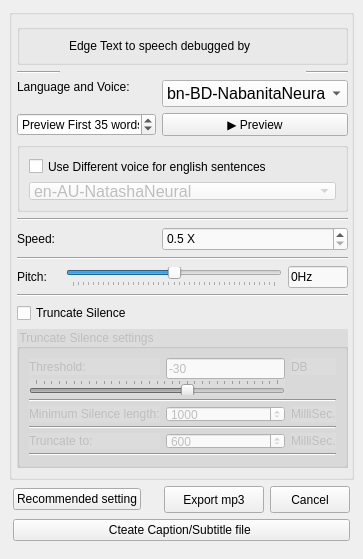
<?xml version="1.0" encoding="UTF-8"?>
<ui version="4.0">
 <class>MainWindow</class>
 <widget class="QMainWindow" name="MainWindow">
  <property name="geometry">
   <rect>
    <x>0</x>
    <y>0</y>
    <width>363</width>
    <height>559</height>
   </rect>
  </property>
  <property name="windowTitle">
   <string>Text to Speech</string>
  </property>
  <property name="windowIcon">
   <iconset>
    <normaloff>Imgs/kontho ico.ico</normaloff>Imgs/kontho ico.ico</iconset>
  </property>
  <widget class="QWidget" name="centralwidget">
   <layout class="QGridLayout" name="gridLayout">
    <item row="1" column="0">
     <layout class="QGridLayout" name="gridLayout_2">
      <property name="leftMargin">
       <number>4</number>
      </property>
      <property name="rightMargin">
       <number>4</number>
      </property>
      <property name="bottomMargin">
       <number>9</number>
      </property>
      <item row="0" column="3">
       <widget class="QPushButton" name="cancel_pushButton">
        <property name="minimumSize">
         <size>
          <width>0</width>
          <height>27</height>
         </size>
        </property>
        <property name="styleSheet">
         <string notr="true">QPushButton{
 padding-top:2px;
	font: 10pt &quot;MS Shell Dlg 2l&quot;;
 color: white;
background-color:qlineargradient(spread:pad, x1:1, y1:0, x2:1, y2:1, stop:0 rgba(0, 244, 255, 255), stop:1 rgba(3, 115, 255, 255));

border:1px solid rgb(253, 254, 254);

border-radius:5px;
}
QPushButton:hover{
color: qlineargradient(spread:pad, x1:0, y1:0, x2:1, y2:1, stop:0 rgba(63, 63, 63, 255), stop:1 rgba(33, 33, 33, 255));
 background-color: qlineargradient(spread:pad, x1:0.505636, y1:0.221, x2:0.431818, y2:1, stop:0 rgba(89, 255, 255, 255), stop:1 rgba(60, 138, 255, 255));

}

QPushButton:pressed{
background-color: qlineargradient(spread:pad, x1:0.767, y1:1, x2:1, y2:0, stop:0 rgba(0, 244, 255, 255), stop:1 rgba(3, 115, 255, 255));\n&quot;

}</string>
        </property>
        <property name="text">
         <string>Cancel</string>
        </property>
       </widget>
      </item>
      <item row="0" column="0">
       <widget class="QPushButton" name="ReSepushButton">
        <property name="minimumSize">
         <size>
          <width>0</width>
          <height>22</height>
         </size>
        </property>
        <property name="styleSheet">
         <string notr="true"/>
        </property>
        <property name="text">
         <string>Recommended setting</string>
        </property>
       </widget>
      </item>
      <item row="0" column="1">
       <widget class="QLabel" name="Signal_label">
        <property name="text">
         <string/>
        </property>
       </widget>
      </item>
      <item row="0" column="2">
       <widget class="QPushButton" name="Export_Button">
        <property name="minimumSize">
         <size>
          <width>100</width>
          <height>27</height>
         </size>
        </property>
        <property name="styleSheet">
         <string notr="true">QPushButton{
 padding-top:2px;
	font: 10pt &quot;MS Shell Dlg 2l&quot;;
 color: white;
background-color:qlineargradient(spread:pad, x1:1, y1:0, x2:1, y2:1, stop:0 rgba(0, 244, 255, 255), stop:1 rgba(3, 115, 255, 255));

border:1px solid rgb(253, 254, 254);

border-radius:5px;
}
QPushButton:hover{
color: qlineargradient(spread:pad, x1:0, y1:0, x2:1, y2:1, stop:0 rgba(63, 63, 63, 255), stop:1 rgba(33, 33, 33, 255));
 background-color: qlineargradient(spread:pad, x1:0.505636, y1:0.221, x2:0.431818, y2:1, stop:0 rgba(89, 255, 255, 255), stop:1 rgba(60, 138, 255, 255));

}

QPushButton:pressed{
background-color: qlineargradient(spread:pad, x1:0.767, y1:1, x2:1, y2:0, stop:0 rgba(0, 244, 255, 255), stop:1 rgba(3, 115, 255, 255));\n&quot;

}</string>
        </property>
        <property name="text">
         <string>Export mp3</string>
        </property>
       </widget>
      </item>
      <item row="1" column="0" colspan="4">
       <widget class="QPushButton" name="CreateSubtitleFilePushButton">
        <property name="text">
         <string>Cteate Caption/Subtitle file </string>
        </property>
       </widget>
      </item>
     </layout>
    </item>
    <item row="0" column="0">
     <widget class="QGroupBox" name="groupBox_7">
      <property name="minimumSize">
       <size>
        <width>345</width>
        <height>430</height>
       </size>
      </property>
      <property name="maximumSize">
       <size>
        <width>400</width>
        <height>7000</height>
       </size>
      </property>
      <property name="title">
       <string/>
      </property>
      <layout class="QGridLayout" name="gridLayout_4">
       <property name="leftMargin">
        <number>5</number>
       </property>
       <property name="rightMargin">
        <number>3</number>
       </property>
       <item row="14" column="0" colspan="7">
        <widget class="QGroupBox" name="groupBox_11">
         <property name="enabled">
          <bool>false</bool>
         </property>
         <property name="minimumSize">
          <size>
           <width>0</width>
           <height>138</height>
          </size>
         </property>
         <property name="styleSheet">
          <string notr="true">background-color: rgb(220, 220, 220);</string>
         </property>
         <property name="title">
          <string>Truncate Silence settings</string>
         </property>
         <layout class="QGridLayout" name="gridLayout_5">
          <property name="horizontalSpacing">
           <number>6</number>
          </property>
          <property name="verticalSpacing">
           <number>4</number>
          </property>
          <item row="0" column="0">
           <widget class="QLabel" name="label_2">
            <property name="styleSheet">
             <string notr="true">font: 12pt &quot;MS Shell Dlg 2&quot;;</string>
            </property>
            <property name="text">
             <string>Threshold:</string>
            </property>
           </widget>
          </item>
          <item row="3" column="0">
           <widget class="QLabel" name="label_5">
            <property name="styleSheet">
             <string notr="true">font: 11pt &quot;MS Shell Dlg 2&quot;;</string>
            </property>
            <property name="text">
             <string>Minimum Silence length:</string>
            </property>
           </widget>
          </item>
          <item row="3" column="2">
           <widget class="QLabel" name="label_6">
            <property name="styleSheet">
             <string notr="true">font: 12pt &quot;MS Shell Dlg 2&quot;;</string>
            </property>
            <property name="text">
             <string>MilliSec.</string>
            </property>
           </widget>
          </item>
          <item row="8" column="0" colspan="3">
           <widget class="Line" name="line_3">
            <property name="orientation">
             <enum>Qt::Horizontal</enum>
            </property>
           </widget>
          </item>
          <item row="1" column="0" colspan="2">
           <widget class="QSlider" name="horizontalSlider_2">
            <property name="minimum">
             <number>-50</number>
            </property>
            <property name="maximum">
             <number>-18</number>
            </property>
            <property name="value">
             <number>-30</number>
            </property>
            <property name="orientation">
             <enum>Qt::Horizontal</enum>
            </property>
            <property name="tickPosition">
             <enum>QSlider::TicksAbove</enum>
            </property>
            <property name="tickInterval">
             <number>1</number>
            </property>
           </widget>
          </item>
          <item row="2" column="0" colspan="3">
           <widget class="Line" name="line">
            <property name="orientation">
             <enum>Qt::Horizontal</enum>
            </property>
           </widget>
          </item>
          <item row="6" column="0" colspan="3">
           <widget class="Line" name="line_2">
            <property name="orientation">
             <enum>Qt::Horizontal</enum>
            </property>
           </widget>
          </item>
          <item row="7" column="2">
           <widget class="QLabel" name="label_8">
            <property name="styleSheet">
             <string notr="true">font: 12pt &quot;MS Shell Dlg 2&quot;;</string>
            </property>
            <property name="text">
             <string>MilliSec.</string>
            </property>
           </widget>
          </item>
          <item row="0" column="1">
           <widget class="QLineEdit" name="Threshold_lineEdit">
            <property name="minimumSize">
             <size>
              <width>0</width>
              <height>21</height>
             </size>
            </property>
            <property name="styleSheet">
             <string notr="true">QLineEdit{

	
	font: 12pt &quot;MS Shell Dlg 2&quot;;
	
	background-color: rgb(249, 249, 249);
}</string>
            </property>
            <property name="inputMethodHints">
             <set>Qt::ImhPreferNumbers</set>
            </property>
            <property name="text">
             <string>-30</string>
            </property>
            <property name="readOnly">
             <bool>true</bool>
            </property>
           </widget>
          </item>
          <item row="0" column="2">
           <widget class="QLabel" name="label_4">
            <property name="styleSheet">
             <string notr="true">font: 12pt &quot;MS Shell Dlg 2&quot;;</string>
            </property>
            <property name="text">
             <string>DB</string>
            </property>
           </widget>
          </item>
          <item row="7" column="0">
           <widget class="QLabel" name="label_7">
            <property name="styleSheet">
             <string notr="true">font: 11pt &quot;MS Shell Dlg 2&quot;;</string>
            </property>
            <property name="text">
             <string>Truncate to:</string>
            </property>
           </widget>
          </item>
          <item row="3" column="1">
           <widget class="QSpinBox" name="doubleSpinBox_2">
            <property name="styleSheet">
             <string notr="true">QSpinBox{

	
	font: 12pt &quot;MS Shell Dlg 2&quot;;
	
	background-color: rgb(249, 249, 249);
}</string>
            </property>
            <property name="minimum">
             <number>100</number>
            </property>
            <property name="maximum">
             <number>10000</number>
            </property>
            <property name="value">
             <number>1000</number>
            </property>
           </widget>
          </item>
          <item row="7" column="1">
           <widget class="QSpinBox" name="doubleSpinBox_3">
            <property name="styleSheet">
             <string notr="true">QSpinBox{

	
	font: 12pt &quot;MS Shell Dlg 2&quot;;
	
	background-color: rgb(249, 249, 249);
}</string>
            </property>
            <property name="minimum">
             <number>100</number>
            </property>
            <property name="maximum">
             <number>10000</number>
            </property>
            <property name="value">
             <number>600</number>
            </property>
           </widget>
          </item>
         </layout>
        </widget>
       </item>
       <item row="11" column="0">
        <widget class="QLabel" name="label">
         <property name="styleSheet">
          <string notr="true">font: 11pt &quot;MS Shell Dlg 2&quot;;</string>
         </property>
         <property name="text">
          <string>Pitch:</string>
         </property>
        </widget>
       </item>
       <item row="10" column="0" colspan="7">
        <widget class="Line" name="line_5">
         <property name="orientation">
          <enum>Qt::Horizontal</enum>
         </property>
        </widget>
       </item>
       <item row="13" column="0" colspan="5">
        <widget class="QCheckBox" name="checkBox">
         <property name="text">
          <string>Truncate Silence</string>
         </property>
         <property name="checked">
          <bool>false</bool>
         </property>
        </widget>
       </item>
       <item row="12" column="0" colspan="7">
        <widget class="Line" name="line_8">
         <property name="orientation">
          <enum>Qt::Horizontal</enum>
         </property>
        </widget>
       </item>
       <item row="2" column="6">
        <widget class="Line" name="line_7">
         <property name="orientation">
          <enum>Qt::Horizontal</enum>
         </property>
        </widget>
       </item>
       <item row="9" column="0" colspan="2">
        <widget class="QLabel" name="label_9">
         <property name="styleSheet">
          <string notr="true">font: 11pt &quot;MS Shell Dlg 2&quot;;</string>
         </property>
         <property name="text">
          <string>Speed:</string>
         </property>
        </widget>
       </item>
       <item row="3" column="3" rowspan="2" colspan="4">
        <widget class="QComboBox" name="comboBox">
         <property name="styleSheet">
          <string notr="true">QComboBox{	
	font: 12pt ;
	background-color: rgb(249, 249, 249);

}
QListView{
	background-color: rgb(225, 225, 225);
}</string>
         </property>
         <item>
          <property name="text">
           <string>bn-BD-NabanitaNeural</string>
          </property>
         </item>
         <item>
          <property name="text">
           <string>bn-BD-PradeepNeural</string>
          </property>
         </item>
         <item>
          <property name="text">
           <string>bn-IN-BashkarNeural</string>
          </property>
         </item>
         <item>
          <property name="text">
           <string>bn-IN-TanishaaNeural</string>
          </property>
         </item>
         <item>
          <property name="text">
           <string>en-AU-NatashaNeural</string>
          </property>
         </item>
         <item>
          <property name="text">
           <string>en-AU-WilliamNeural</string>
          </property>
         </item>
         <item>
          <property name="text">
           <string>en-CA-ClaraNeural</string>
          </property>
         </item>
         <item>
          <property name="text">
           <string>en-CA-LiamNeural</string>
          </property>
         </item>
         <item>
          <property name="text">
           <string>en-IN-NeerjaNeural</string>
          </property>
         </item>
         <item>
          <property name="text">
           <string>en-IN-PrabhatNeural</string>
          </property>
         </item>
         <item>
          <property name="text">
           <string>en-GB-LibbyNeural</string>
          </property>
         </item>
         <item>
          <property name="text">
           <string>en-GB-MaisieNeural</string>
          </property>
         </item>
         <item>
          <property name="text">
           <string>en-GB-RyanNeural</string>
          </property>
         </item>
         <item>
          <property name="text">
           <string>en-GB-SoniaNeural</string>
          </property>
         </item>
         <item>
          <property name="text">
           <string>en-GB-ThomasNeural</string>
          </property>
         </item>
         <item>
          <property name="text">
           <string>en-US-AnaNeural</string>
          </property>
         </item>
         <item>
          <property name="text">
           <string>en-US-AriaNeural</string>
          </property>
         </item>
         <item>
          <property name="text">
           <string>en-US-ChristopherNeural</string>
          </property>
         </item>
         <item>
          <property name="text">
           <string>en-US-EricNeural</string>
          </property>
         </item>
         <item>
          <property name="text">
           <string>en-US-GuyNeural</string>
          </property>
         </item>
         <item>
          <property name="text">
           <string>en-US-JennyNeural</string>
          </property>
         </item>
         <item>
          <property name="text">
           <string>en-US-MichelleNeural</string>
          </property>
         </item>
        </widget>
       </item>
       <item row="2" column="0">
        <widget class="Line" name="line_6">
         <property name="orientation">
          <enum>Qt::Horizontal</enum>
         </property>
        </widget>
       </item>
       <item row="8" column="0" colspan="7">
        <widget class="Line" name="line_4">
         <property name="orientation">
          <enum>Qt::Horizontal</enum>
         </property>
        </widget>
       </item>
       <item row="3" column="0" colspan="3">
        <widget class="QLabel" name="label_10">
         <property name="styleSheet">
          <string notr="true">font: 11pt &quot;MS Shell Dlg 2&quot;;</string>
         </property>
         <property name="text">
          <string>Language and Voice:</string>
         </property>
        </widget>
       </item>
       <item row="9" column="3" colspan="4">
        <widget class="QDoubleSpinBox" name="doubleSpinBox">
         <property name="minimumSize">
          <size>
           <width>0</width>
           <height>24</height>
          </size>
         </property>
         <property name="styleSheet">
          <string notr="true">QDoubleSpinBox{

	
	font: 12pt &quot;MS Shell Dlg 2&quot;;
	
	background-color: rgb(249, 249, 249);
}</string>
         </property>
         <property name="suffix">
          <string> X</string>
         </property>
         <property name="decimals">
          <number>1</number>
         </property>
         <property name="minimum">
          <double>0.500000000000000</double>
         </property>
         <property name="maximum">
          <double>1.500000000000000</double>
         </property>
         <property name="singleStep">
          <double>0.100000000000000</double>
         </property>
        </widget>
       </item>
       <item row="11" column="1" colspan="6">
        <layout class="QHBoxLayout" name="horizontalLayout">
         <item>
          <widget class="QSlider" name="Pitch_horizontalSlider">
           <property name="minimum">
            <number>-20</number>
           </property>
           <property name="maximum">
            <number>20</number>
           </property>
           <property name="orientation">
            <enum>Qt::Horizontal</enum>
           </property>
           <property name="tickPosition">
            <enum>QSlider::TicksBelow</enum>
           </property>
           <property name="tickInterval">
            <number>1</number>
           </property>
          </widget>
         </item>
         <item>
          <widget class="QLineEdit" name="Pitch_lineEdit">
           <property name="maximumSize">
            <size>
             <width>60</width>
             <height>16777215</height>
            </size>
           </property>
           <property name="styleSheet">
            <string notr="true">QLineEdit{

	
	font: 12pt &quot;MS Shell Dlg 2&quot;;
	
	background-color: rgb(249, 249, 249);
}</string>
           </property>
           <property name="text">
            <string>0Hz</string>
           </property>
           <property name="readOnly">
            <bool>true</bool>
           </property>
          </widget>
         </item>
        </layout>
       </item>
       <item row="6" column="0" colspan="7">
        <widget class="QGroupBox" name="groupBox">
         <property name="minimumSize">
          <size>
           <width>0</width>
           <height>70</height>
          </size>
         </property>
         <property name="title">
          <string/>
         </property>
         <layout class="QGridLayout" name="gridLayout_3">
          <item row="1" column="0">
           <widget class="QComboBox" name="comboBox_2">
            <property name="enabled">
             <bool>false</bool>
            </property>
            <property name="minimumSize">
             <size>
              <width>182</width>
              <height>0</height>
             </size>
            </property>
            <property name="styleSheet">
             <string notr="true">QComboBox{	
	font: 12pt ;
	background-color: rgb(249, 249, 249);

}
QListView{
	background-color: rgb(225, 225, 225);
}</string>
            </property>
            <item>
             <property name="text">
              <string>en-AU-NatashaNeural</string>
             </property>
            </item>
            <item>
             <property name="text">
              <string>en-AU-WilliamNeural</string>
             </property>
            </item>
            <item>
             <property name="text">
              <string>en-CA-ClaraNeural</string>
             </property>
            </item>
            <item>
             <property name="text">
              <string>en-CA-LiamNeural</string>
             </property>
            </item>
            <item>
             <property name="text">
              <string>en-IN-NeerjaNeural</string>
             </property>
            </item>
            <item>
             <property name="text">
              <string>en-IN-PrabhatNeural</string>
             </property>
            </item>
            <item>
             <property name="text">
              <string>en-GB-LibbyNeural</string>
             </property>
            </item>
            <item>
             <property name="text">
              <string>en-GB-MaisieNeural</string>
             </property>
            </item>
            <item>
             <property name="text">
              <string>en-GB-RyanNeural</string>
             </property>
            </item>
            <item>
             <property name="text">
              <string>en-GB-SoniaNeural</string>
             </property>
            </item>
            <item>
             <property name="text">
              <string>en-GB-ThomasNeural</string>
             </property>
            </item>
            <item>
             <property name="text">
              <string>en-US-AnaNeural</string>
             </property>
            </item>
            <item>
             <property name="text">
              <string>en-US-AriaNeural</string>
             </property>
            </item>
            <item>
             <property name="text">
              <string>en-US-ChristopherNeural</string>
             </property>
            </item>
            <item>
             <property name="text">
              <string>en-US-EricNeural</string>
             </property>
            </item>
            <item>
             <property name="text">
              <string>en-US-GuyNeural</string>
             </property>
            </item>
            <item>
             <property name="text">
              <string>en-US-JennyNeural</string>
             </property>
            </item>
            <item>
             <property name="text">
              <string>en-US-MichelleNeural</string>
             </property>
            </item>
           </widget>
          </item>
          <item row="0" column="0">
           <widget class="QCheckBox" name="UDVFES_Checkbox">
            <property name="maximumSize">
             <size>
              <width>16777215</width>
              <height>16777215</height>
             </size>
            </property>
            <property name="styleSheet">
             <string notr="true">font: 11pt &quot;MS Shell Dlg 2&quot;;</string>
            </property>
            <property name="text">
             <string>Use Different voice for english sentences</string>
            </property>
           </widget>
          </item>
         </layout>
        </widget>
       </item>
       <item row="0" column="0" rowspan="2" colspan="7">
        <widget class="QGroupBox" name="groupBox_18">
         <property name="styleSheet">
          <string notr="true">background:none;</string>
         </property>
         <property name="title">
          <string/>
         </property>
         <layout class="QHBoxLayout" name="horizontalLayout_2">
          <property name="leftMargin">
           <number>3</number>
          </property>
          <item>
           <widget class="QLabel" name="label_11">
            <property name="maximumSize">
             <size>
              <width>40</width>
              <height>40</height>
             </size>
            </property>
            <property name="text">
             <string/>
            </property>
            <property name="pixmap">
             <pixmap>Imgs/microsoft_edge_macos_bigsur_icon_189983.png</pixmap>
            </property>
            <property name="scaledContents">
             <bool>true</bool>
            </property>
           </widget>
          </item>
          <item>
           <widget class="QLabel" name="label_12">
            <property name="styleSheet">
             <string notr="true">font: 11pt &quot;MS Shell Dlg 2&quot;;</string>
            </property>
            <property name="text">
             <string>Edge Text to speech debugged by</string>
            </property>
           </widget>
          </item>
          <item>
           <widget class="QLabel" name="label_3">
            <property name="maximumSize">
             <size>
              <width>30</width>
              <height>30</height>
             </size>
            </property>
            <property name="text">
             <string/>
            </property>
            <property name="pixmap">
             <pixmap>Imgs/kontho ico.ico</pixmap>
            </property>
            <property name="scaledContents">
             <bool>true</bool>
            </property>
           </widget>
          </item>
         </layout>
        </widget>
       </item>
       <item row="5" column="0" colspan="3">
        <widget class="QSpinBox" name="spinBox">
         <property name="suffix">
          <string> words</string>
         </property>
         <property name="prefix">
          <string>Preview First </string>
         </property>
         <property name="minimum">
          <number>10</number>
         </property>
         <property name="maximum">
          <number>110</number>
         </property>
         <property name="value">
          <number>35</number>
         </property>
        </widget>
       </item>
       <item row="5" column="3" colspan="4">
        <widget class="QPushButton" name="PreviewPushButton">
         <property name="styleSheet">
          <string notr="true">font: 10pt &quot;Arial&quot;;</string>
         </property>
         <property name="text">
          <string>▶️ Preview</string>
         </property>
        </widget>
       </item>
      </layout>
     </widget>
    </item>
   </layout>
  </widget>
 </widget>
 <resources/>
 <connections/>
</ui>
